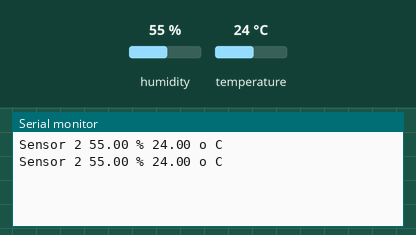
The sketch below on a simulated Arduino Uno, built with avr-gcc and run on an emulated ATmega328P. Shown: the last lines printed to the serial monitor. The test bench sets the inputs (shaded band); at power-on: humidity 55 %, temperature 24 °C.

Above: at 2.8 s.
2.9 s: humidity set to 22 %
At 5.3 s:
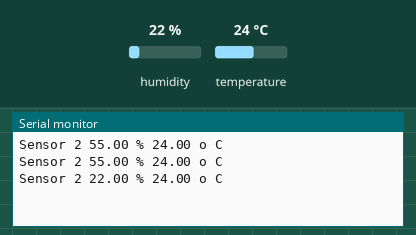
5.6 s: temperature set to 12 °C
At 6.7 s:
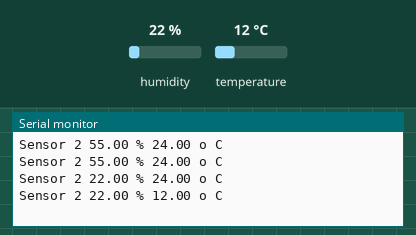
8.3 s: humidity set to 40 %
At 11.6 s:
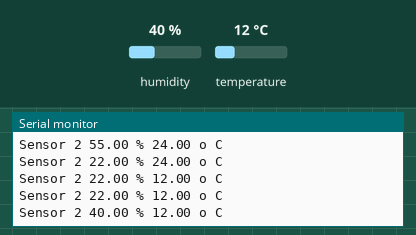
Timing chart, 0 to 13.1 s (numbered marks = the images above; inputs shaded):
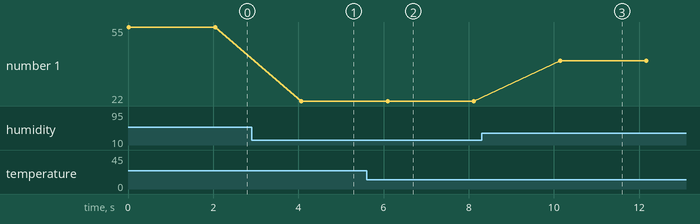

The sketch:

sketch_dht11.ino
```cpp
#include <dht11.h>

dht11 DHT11;

void setup() {
  Serial.begin(9600);
}

void getdata(int iPuerto)
{
  int chk = DHT11.read(iPuerto);

  Serial.print("Sensor "); Serial.print(iPuerto); Serial.print(" ");
  switch (chk)
  {
    case 0:
      Serial.print((float)DHT11.humidity, 2);
      Serial.print(" % ");
      Serial.print((float)DHT11.temperature, 2);
      Serial.println(" o C");
        break;
    case -1: Serial.println(" Checksum error"); break;
    case -2: Serial.println(" Time out error"); break;
    default: Serial.println(" Unknown error"); break;
  }


}

void loop() {
  getdata(2);
  delay(2000);
}
```

Measured:
- after the input at 2.9 s, the serial monitor: prints a new line after 1.2 s (image 1)
- after the input at 5.6 s, the serial monitor: prints a new line after 0.50 s (image 2)
- after the input at 8.3 s, the serial monitor: prints a new line after 1.8 s (image 3)
- plotted number 1: 55 → 22 after the input at 2.9 s, 22 → 40 after the input at 8.3 s
